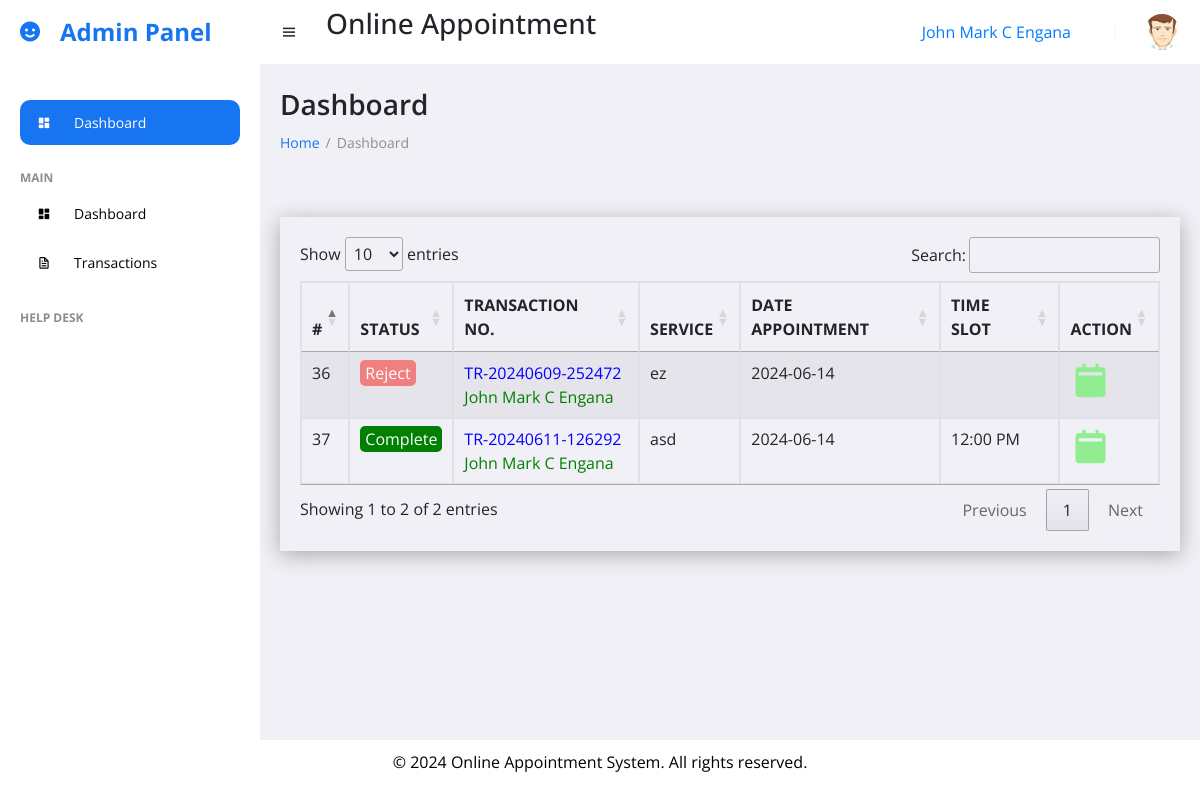
The page /patient/transaction.php (signed in) on the database its author committed.
### tables this page shows
CREATE TABLE `tbl_transaction` (
  `id` int(10) NOT NULL,
  `transaction_number` varchar(100) NOT NULL,
  `fk_service_id` int(10) NOT NULL,
  `time_slot` varchar(100) NOT NULL,
  `fk_schedule_id` varchar(50) NOT NULL,
  `fk_patient_id` int(10) NOT NULL,
  `status` varchar(100) NOT NULL
);

CREATE TABLE `tbl_service` (
  `id` int(10) NOT NULL,
  `type` varchar(50) NOT NULL,
  `fee` varchar(50) NOT NULL
);

CREATE TABLE `tbl_schedule` (
  `id` int(10) NOT NULL,
  `date_schedule` varchar(50) NOT NULL,
  `slots` varchar(50) NOT NULL
);

### patient/transaction.php (the view, shortened to what this page needs)
<!DOCTYPE html>
<html lang="en">
<head>
	<link rel="stylesheet" href="sweetalert2.min.css">
	<link rel="stylesheet" href="https://cdn.jsdelivr.net/npm/bootstrap@4.0.0/dist/css/bootstrap.min.css">
	<link href='https://unpkg.com/boxicons@2.0.9/css/boxicons.min.css' rel='stylesheet'>
    <link href="https://maxcdn.bootstrapcdn.com/bootstrap/4.5.2/css/bootstrap.min.css" rel="stylesheet">
	<link href="https://cdn.datatables.net/1.13.4/css/jquery.dataTables.min.css" rel="stylesheet">
	<link rel="stylesheet" href="../css/style.css">
</head>
<body>
	<?php
		include ("includes/sidebar.php");
		?>
	<section id="content">
		<?php
		include ("includes/navbar.php");
		?>
		<main>
			<h1 class="title">Dashboard</h1>
			<ul class="breadcrumbs">
				<li><a href="#">Home</a></li>
				<li class="divider">/</li>
				<li><a href="#" class="active">Dashboard</a></li>
			</ul>
			<br><br>
            <div class="container-tables">
    <table id="pending" class="table table-striped table-bordered" style="width:100%">
        <thead>
            <tr>
                <th>#</th>
                <th>STATUS</th>
                <th>TRANSACTION NO.</th>
                <th>SERVICE</th>
                <th>DATE APPOINTMENT</th>
                <th>TIME SLOT</th>
                <th>ACTION</th>
            </tr>
        </thead>
        <tbody>
        <?php
include("../querys/db_config.php");
if (isset($_SESSION["firstname"], $_SESSION["middleinitial"], $_SESSION["lastname"])) {
    $firstname = $_SESSION["firstname"];
    $middleinitial = $_SESSION["middleinitial"];
    $lastname = $_SESSION["lastname"];
    $patientQuery = mysqli_query($connection, "SELECT id FROM tbl_patient WHERE firstname = '$firstname' AND middleinitial = '$middleinitial' AND lastname = '$lastname'");
    if ($patientRow = mysqli_fetch_array($patientQuery)) {
        $patientId = $patientRow['id'];
        $sql = mysqli_query($connection, "SELECT * FROM tbl_transaction WHERE  fk_patient_id = '$patientId'");
        if (mysqli_num_rows($sql) > 0) {
            while ($rows = mysqli_fetch_array($sql)) {
                $serviceId = $rows['fk_service_id'];
                $scheduleId = $rows['fk_schedule_id'];
                $serviceQuery = mysqli_query($connection, "SELECT type FROM tbl_service WHERE id = '$serviceId'");
                $serviceRow = mysqli_fetch_array($serviceQuery);
                $serviceType = $serviceRow['type'];
                $scheduleQuery = mysqli_query($connection, "SELECT date_schedule FROM tbl_schedule WHERE id = '$scheduleId'");
                $scheduleRow = mysqli_fetch_array($scheduleQuery);
                $scheduleType = $scheduleRow['date_schedule'];
                $patientName = $firstname . ' ' . $middleinitial . ' ' . $lastname;
                echo "<tr>";
                echo "<td>" . $rows['id'] . "</td>";
                $statusStyle = '';
                $statusText = '';
                switch ($rows['status']) {
                    case 'Reject':
                        $statusStyle = 'background-color: lightcoral; color: white; border-radius: 5px; padding: 2px 5px;';
                        $statusText = $rows['status'];
                        break;
                    case 'Complete':
                        $statusStyle = 'background-color: green; color: white; border-radius: 5px; padding: 2px 5px;';
                        $statusText = $rows['status'];
                        break;
                }
                echo "<td><span style='$statusStyle'>" . $statusText . "</span></td>";
                echo "<td><span style='color: blue;'>" . $rows['transaction_number'] . "</span><br><span style='color: green;'>" . $patientName . "</span></td>";
                echo "<td>" . $serviceType . "</td>";
                echo "<td>" . $scheduleType . "</td>";
                echo "<td>" . $rows['time_slot'] . "</td>";
                echo "<td>";
                echo "<a class='viewreceipt' data-id='" . $rows["id"] . "' href='generate_receipt.php?transaction_id=" . $rows["id"] . "' target='_blank' onclick='viewreceipt(" . $rows["id"] . ")'><i class='bx bxs-calendar-alt' style='color:lightgreen; font-size: 40px;'></i><span class='tooltip'>Receipt</span></a>";
                echo "</td>";
                echo "</tr>";
            }
        } else {
            echo "<tr><td colspan='7'>No pending transactions found for your account.</td></tr>";
        }
    } else {
        echo "<tr><td colspan='7'>Account not found.</td></tr>";
    }
} else {
    echo "<tr><td colspan='7'>Please log in to view your transactions.</td></tr>";
}
?>
        </tbody>
    </table>
</div>
		</main>
	</section>
	<?php
		include ("includes/footer.php");
		?>
</body>
</html>

### css/style.css (style rules this page uses)
.container-tables { padding: 20px; box-shadow: 0 4px 20px rgba(0, 0, 0, 0.3); }
* { font-family: 'Open Sans', sans-serif; margin: 0; padding: 0; box-sizing: border-box; }
:root { --grey: #F1F0F6; --dark-grey: #8D8D8D; --light: #fff; --dark: #000; --green: #81D43A; --light-green: #E3FFCB; --blue: #1775F1; --light-blue: #D0E4FF; --dark-blue: #0C5FCD; --red: #FC3B56; }
html { overflow-x: hidden; }
body { background: var(--grey); overflow-x: hidden; }
a { text-decoration: none; }
li { list-style: none; }
#content { position: relative; width: calc(100% - 260px); left: 260px; transition: all .3s ease; }
main { width: 100%; padding: 24px 20px 20px 20px; }
main .title { font-size: 28px; font-weight: 600; margin-bottom: 10px; }
main .breadcrumbs { display: flex; grid-gap: 6px; }
main .breadcrumbs li, main .breadcrumbs li a { font-size: 14px; }
main .breadcrumbs li a { color: var(--blue); }
main .breadcrumbs li a.active, main .breadcrumbs li.divider { color: var(--dark-grey); pointer-events: none; }

### rows shown on the page
tbl_transaction: id "36", status "Reject", transaction_number "TR-20240609-252472", patientName "John Mark C Engana", fk_service.type "ez", fk_schedule.date_schedule "2024-06-14"
tbl_transaction: id "37", status "Complete", transaction_number "TR-20240611-126292", patientName "John Mark C Engana", fk_service.type "asd", fk_schedule.date_schedule "2024-06-14", time_slot "12:00 PM"

### other values the page prints
$fullName "John Mark C Engana"
